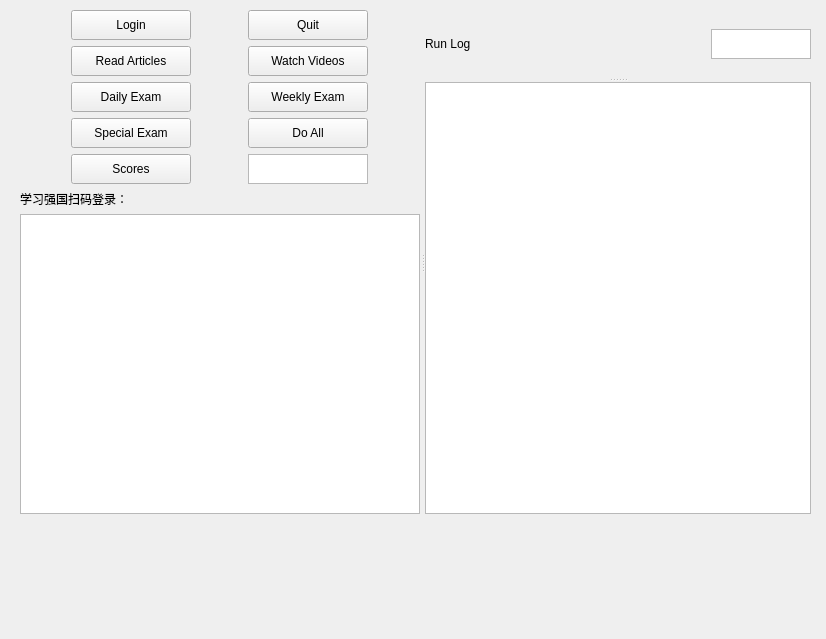
<?xml version="1.0" encoding="UTF-8"?>
<ui version="4.0">
 <class>Auto_Study</class>
 <widget class="QWidget" name="Auto_Study">
  <property name="geometry">
   <rect>
    <x>0</x>
    <y>0</y>
    <width>826</width>
    <height>639</height>
   </rect>
  </property>
  <property name="windowTitle">
   <string>Auto_Study</string>
  </property>
  <widget class="QSplitter" name="splitter_2">
   <property name="geometry">
    <rect>
     <x>20</x>
     <y>10</y>
     <width>791</width>
     <height>621</height>
    </rect>
   </property>
   <property name="sizePolicy">
    <sizepolicy hsizetype="Expanding" vsizetype="Preferred">
     <horstretch>1</horstretch>
     <verstretch>1</verstretch>
    </sizepolicy>
   </property>
   <property name="minimumSize">
    <size>
     <width>400</width>
     <height>400</height>
    </size>
   </property>
   <property name="orientation">
    <enum>Qt::Horizontal</enum>
   </property>
   <property name="opaqueResize">
    <bool>true</bool>
   </property>
   <property name="handleWidth">
    <number>5</number>
   </property>
   <property name="childrenCollapsible">
    <bool>true</bool>
   </property>
   <widget class="QWidget" name="layoutWidget">
    <layout class="QVBoxLayout" name="verticalLayout">
     <property name="sizeConstraint">
      <enum>QLayout::SetFixedSize</enum>
     </property>
     <item>
      <layout class="QGridLayout" name="gridLayout">
       <item row="0" column="0">
        <widget class="QPushButton" name="login_bt">
         <property name="minimumSize">
          <size>
           <width>120</width>
           <height>30</height>
          </size>
         </property>
         <property name="maximumSize">
          <size>
           <width>120</width>
           <height>30</height>
          </size>
         </property>
         <property name="text">
          <string>Login</string>
         </property>
        </widget>
       </item>
       <item row="0" column="1">
        <widget class="QPushButton" name="quit_bt">
         <property name="minimumSize">
          <size>
           <width>120</width>
           <height>30</height>
          </size>
         </property>
         <property name="maximumSize">
          <size>
           <width>120</width>
           <height>30</height>
          </size>
         </property>
         <property name="text">
          <string>Quit</string>
         </property>
        </widget>
       </item>
       <item row="1" column="0">
        <widget class="QPushButton" name="read_article_bt">
         <property name="minimumSize">
          <size>
           <width>120</width>
           <height>30</height>
          </size>
         </property>
         <property name="maximumSize">
          <size>
           <width>120</width>
           <height>30</height>
          </size>
         </property>
         <property name="text">
          <string>Read Articles</string>
         </property>
        </widget>
       </item>
       <item row="1" column="1">
        <widget class="QPushButton" name="watch_videos_bt">
         <property name="minimumSize">
          <size>
           <width>120</width>
           <height>30</height>
          </size>
         </property>
         <property name="maximumSize">
          <size>
           <width>120</width>
           <height>30</height>
          </size>
         </property>
         <property name="text">
          <string>Watch Videos</string>
         </property>
        </widget>
       </item>
       <item row="2" column="0">
        <widget class="QPushButton" name="daily_exam_bt">
         <property name="minimumSize">
          <size>
           <width>120</width>
           <height>30</height>
          </size>
         </property>
         <property name="maximumSize">
          <size>
           <width>120</width>
           <height>30</height>
          </size>
         </property>
         <property name="text">
          <string>Daily Exam</string>
         </property>
        </widget>
       </item>
       <item row="2" column="1">
        <widget class="QPushButton" name="weekly_exam_bt">
         <property name="minimumSize">
          <size>
           <width>120</width>
           <height>30</height>
          </size>
         </property>
         <property name="maximumSize">
          <size>
           <width>120</width>
           <height>30</height>
          </size>
         </property>
         <property name="text">
          <string>Weekly Exam</string>
         </property>
        </widget>
       </item>
       <item row="3" column="0">
        <widget class="QPushButton" name="special_exam_bt">
         <property name="minimumSize">
          <size>
           <width>120</width>
           <height>30</height>
          </size>
         </property>
         <property name="maximumSize">
          <size>
           <width>120</width>
           <height>30</height>
          </size>
         </property>
         <property name="text">
          <string>Special Exam</string>
         </property>
        </widget>
       </item>
       <item row="3" column="1">
        <widget class="QPushButton" name="do_all_bt">
         <property name="minimumSize">
          <size>
           <width>120</width>
           <height>30</height>
          </size>
         </property>
         <property name="maximumSize">
          <size>
           <width>120</width>
           <height>30</height>
          </size>
         </property>
         <property name="text">
          <string>Do All</string>
         </property>
        </widget>
       </item>
       <item row="4" column="0">
        <widget class="QPushButton" name="get_scores_bt">
         <property name="minimumSize">
          <size>
           <width>120</width>
           <height>30</height>
          </size>
         </property>
         <property name="maximumSize">
          <size>
           <width>120</width>
           <height>30</height>
          </size>
         </property>
         <property name="text">
          <string>Scores</string>
         </property>
        </widget>
       </item>
       <item row="4" column="1">
        <widget class="QTextBrowser" name="score_broswer">
         <property name="minimumSize">
          <size>
           <width>120</width>
           <height>30</height>
          </size>
         </property>
         <property name="maximumSize">
          <size>
           <width>120</width>
           <height>30</height>
          </size>
         </property>
        </widget>
       </item>
      </layout>
     </item>
     <item>
      <widget class="QLabel" name="label">
       <property name="text">
        <string>学习强国扫码登录：</string>
       </property>
      </widget>
     </item>
     <item>
      <widget class="QGraphicsView" name="qrcode_viewer">
       <property name="minimumSize">
        <size>
         <width>400</width>
         <height>300</height>
        </size>
       </property>
       <property name="cursor" stdset="0">
        <cursorShape>ForbiddenCursor</cursorShape>
       </property>
      </widget>
     </item>
    </layout>
   </widget>
   <widget class="QSplitter" name="splitter">
    <property name="orientation">
     <enum>Qt::Vertical</enum>
    </property>
    <widget class="QWidget" name="layoutWidget">
     <layout class="QHBoxLayout" name="horizontalLayout_2">
      <item>
       <widget class="QLabel" name="run_log_label">
        <property name="minimumSize">
         <size>
          <width>0</width>
          <height>30</height>
         </size>
        </property>
        <property name="maximumSize">
         <size>
          <width>16777215</width>
          <height>30</height>
         </size>
        </property>
        <property name="baseSize">
         <size>
          <width>0</width>
          <height>10</height>
         </size>
        </property>
        <property name="lineWidth">
         <number>5</number>
        </property>
        <property name="midLineWidth">
         <number>-5</number>
        </property>
        <property name="text">
         <string>Run Log</string>
        </property>
        <property name="scaledContents">
         <bool>false</bool>
        </property>
        <property name="alignment">
         <set>Qt::AlignLeading|Qt::AlignLeft|Qt::AlignVCenter</set>
        </property>
        <property name="margin">
         <number>0</number>
        </property>
        <property name="indent">
         <number>-1</number>
        </property>
       </widget>
      </item>
      <item>
       <widget class="QTextBrowser" name="user_broswer">
        <property name="minimumSize">
         <size>
          <width>50</width>
          <height>27</height>
         </size>
        </property>
        <property name="maximumSize">
         <size>
          <width>100</width>
          <height>30</height>
         </size>
        </property>
        <property name="mouseTracking">
         <bool>false</bool>
        </property>
        <property name="layoutDirection">
         <enum>Qt::LeftToRight</enum>
        </property>
        <property name="lineWidth">
         <number>0</number>
        </property>
        <property name="verticalScrollBarPolicy">
         <enum>Qt::ScrollBarAlwaysOff</enum>
        </property>
        <property name="horizontalScrollBarPolicy">
         <enum>Qt::ScrollBarAlwaysOff</enum>
        </property>
       </widget>
      </item>
     </layout>
    </widget>
    <widget class="QTextBrowser" name="log_browser">
     <property name="cursor" stdset="0">
      <cursorShape>ForbiddenCursor</cursorShape>
     </property>
     <property name="mouseTracking">
      <bool>false</bool>
     </property>
    </widget>
   </widget>
  </widget>
 </widget>
 <resources/>
 <connections/>
</ui>
